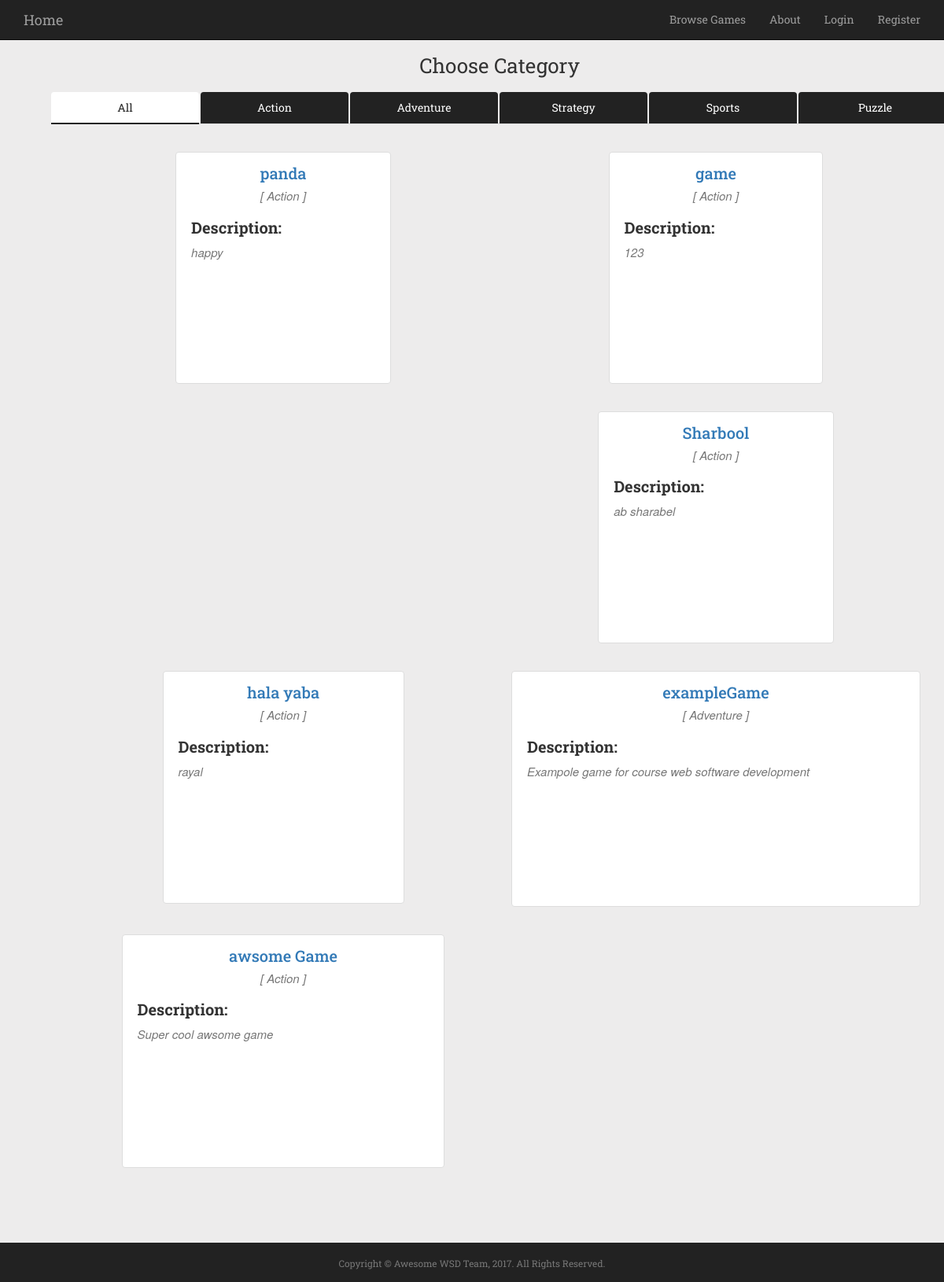
The app's page /browseGames/ with its own data.
### awsomeProject/models.py (models this page shows, shortened)
class Game(models.Model):
	Category_Choices = (
		('Action', 'Action'),
		('Adventure', 'Adventure'),
		('Sports', 'Sports'),
		('Strategy', 'Strategy'),
		('Puzzle', 'Puzzle')
	)
	name = models.CharField(max_length=255, unique=True)
	url = models.URLField()
	price = models.FloatField()
	description = models.TextField(max_length=300, default='')
	created = models.DateField(default=now, editable=False)
	category = models.CharField(max_length=20, choices=Category_Choices, default='Action')
	image = CloudinaryField('image')
	""" Informative name for mode """

### awsomeProject/views.py (the view)
# urls.py: url(r'^browseGames/$', views.browseGames, name='browseGames'),
def browseGames(request):
    all = Game.objects.all()
    action = all.filter(category='Action')
    adventure = all.filter(category='Adventure')
    sports = all.filter(category='Sports')
    strategy = all.filter(category='Strategy')
    puzzle = all.filter(category='Puzzle')
    return render(request, "browseGames.html", {"action" : action, "adventure" : adventure, "sports" : sports, "strategy" : strategy, "puzzle" : puzzle, "all" : all })

### awsomeProject/templates/browseGames.html (shortened to what this page needs)
{% extends "base.html" %}
{% block scriptsAndStylesheets %}
  {% load cloudinary %}
  {% load static %}
  <link rel="stylesheet" type="text/css" href="{% static 'css/browseGames.css' %}">
  <link rel="stylesheet" href="https://opensource.keycdn.com/fontawesome/4.7.0/font-awesome.min.css" />
{% endblock %}
{% block main %}
	<div class="col-lg-12" style="margin-bottom:15px; margin-top:15px">
		<div class="section-font"> Choose Category </div>
	</div>
<div class="container">
  <div class="row">
    <div class="col-md-12">
        <ul class="nav nav-tabs" role="tablist">
          <li role="presentation" class="active">
            <a href="#all" role="tab" data-toggle="tab">
               <span>All</span>
             </a>
           </li>
          <li role="presentation">
            <a href="#action" role="tab" data-toggle="tab">
               <span>Action</span>
             </a>
           </li>
          <li role="presentation">
            <a href="#adventure" role="tab" data-toggle="tab">
              <span>Adventure</span>
            </a>
          </li>
          <li role="presentation">
            <a href="#strategy" role="tab" data-toggle="tab">
               <span>Strategy</span>
             </a>
           </li>
          <li role="presentation">
            <a href="#sports" role="tab" data-toggle="tab">
              <span>Sports</span>
            </a>
          </li>
          <li role="presentation">
            <a href="#puzzle" role="tab" data-toggle="tab">
              <span>Puzzle</span>
            </a>
          </li>
        </ul>
        <div class="tab-content">
          <div role="tabpanel" class="tab-pane active" id="all">
            {% for game in all %}
        		<div class="col-md-6 text-center" style="padding-bottom:30px;">
        			<div class="img-thumbnail text-center">
        				<div class="col-md-12">
        				</div>
        				<div class="col-md-12">
        					<a href={%  url "game" game.name %}> <h4 class="service-heading">{{game.name}}<h4></a>
        					<h5 class="section-subheading text-muted">[ {{game.category}} ]</h5>
        				</div>
        				<div class="col-md-12 text-left game-description">
        					<h5 class="service-heading"><strong>Description:</strong></h5>
        					<p class="section-subheading text-muted">{{game.description}}</p>
        				</div>
        			</div>
        		</div>
        		{% endfor %}
          </div>
        </div>
    </div>
  </div>
</div>
{% endblock %}

### awsomeProject/static/css/style.css (style rules this page uses)
* { @include box-sizing(border-box); }
body { padding-top: 55px; font-family:"Roboto Slab","Helvetica Neue",Helvetica,Arial,sans-serif; }
.section-subheading { font-size:16px; font-family:"Droid Serif","Helvetica Neue",Helvetica,Arial,sans-serif; text-transform:none; font-style:italic; font-weight:400; }
a { text-decoration: none !important; }
.section-font { font-size: 16px; }
.service-heading { font-weight:500; font-size: 2rem; }
.game-description { height: 180px; margin-bottom: 2%; }
@media (min-width:500px) { .section-font { font-size: 18px; } }
@media (min-width:500px) { .section-subheading { font-size:13px; } }
@media (min-width:500px) { .game-description { height: 150px; } }
@media (min-width: 768px) { .section-font { font-size: 22px; } }
@media (min-width: 768px) { .section-subheading { font-size:14px; } }
@media (min-width: 768px) { .game-description { height: 180px; } }
@media (min-width:992px) { .section-font { font-size: 26px; } }
@media (min-width:992px) { .section-subheading { font-size:15px; } }
@media (min-width:992px) { .game-description { height: 210px; } }

### awsomeProject/static/css/browseGames.css (style rules this page uses)
.nav-tabs { border-bottom: 2px solid #DDD; }
.nav-tabs > li.active > a, .nav-tabs > li.active > a:focus, .nav-tabs > li.active > a:hover { border-width: 0; }
.nav-tabs > li > a { border: none; color: #ffffff;background: #222; }
.nav-tabs > li.active > a, .nav-tabs > li > a:hover { border: none; color: #222 !important; background: #fff; }
.nav-tabs > li > a::after { content: ""; background: #222; height: 2px; position: absolute; width: 100%; left: 0px; bottom: -1px; transition: all 250ms ease 0s; transform: scale(0); }
.nav-tabs > li.active > a::after, .nav-tabs > li:hover > a::after { transform: scale(1); }
.tab-pane { padding: 15px 0; }
.tab-content { padding:20px }
.nav-tabs > li { width:16.6666666666666%; text-align:center; }
body { background: #EDECEC; padding:50px }

### records on screen
Game: name "panda", category "Action", description "happy"
Game: name "game", category "Action", description "123"
Game: name "Sharbool", category "Action", description "ab sharabel"
Game: name "hala yaba", category "Action", description "rayal"
Game: name "exampleGame", category "Adventure", description "Exampole game for course web software development"
Game: name "awsome Game", category "Action", description "Super cool awsome game"
